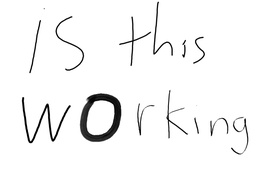
#> input picture writtenletters/test1.jpg, 256 x 171 px, shrunk from 1100 x 733 before the run, found by its file name
$ python main_instructionator2_color.py writtenletters/test1.jpg
#> lines starting #> are read from the running program, lines starting #| are printed output that depends on the picture; after the words box and inside, x2 and y2 are one past the last pixel; in counts of white or black regions, pixels touching at a corner belong together
#> in only_take_what_you_need, original_color_image is the input picture: PIL image 256x171 RGB; min 0, max 255, mean 244.4
### pictureprocess2.py
import numpy as np
from PIL import Image
from skimage.morphology import skeletonize
import letterdisplayer
import cv2
from sklearn.cluster import DBSCAN
import matplotlib.pyplot as plt

def detect_colors(pixel, threshold, factor):

    average = (pixel[0] + pixel[1] + pixel[2]) / 3
    if factor*average < threshold:
        return True
    else:
        return False

def make_black_or_white(letter_filename):

#> called with letter_filename = 'writtenletters/writtenletters/test1.jpg'
    threshold = 250
    factor = 1.2

    written_letter = Image.open(letter_filename)
    image_width, image_height = written_letter.size
    letter_grid = np.zeros((image_height, image_width))

    for y in range(image_height):
        for x in range(image_width):
            input_pixel = written_letter.getpixel((x, y))
            if detect_colors(input_pixel, threshold, factor):
                letter_grid[y,x] = 1

            else:
                letter_grid[y,x] = 0
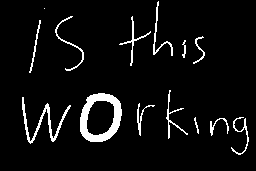
#> letter_grid: shape (171, 256) float64; values 0 (black) and 1 (white), 5.7% white; 14 white regions (1 under 20 px), largest, box (x1, y1, x2, y2) and area: (80, 93, 122, 142) 918, (22, 97, 71, 144) 410, (153, 1, 173, 56) 161

    return letter_grid


def simplify(letter_filename):
    written_letter_grid = make_black_or_white(letter_filename)
    slimmed_grid = skeletonize(written_letter_grid)
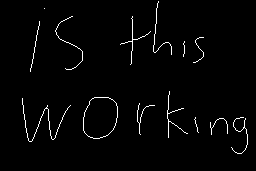
#> slimmed_grid: shape (171, 256) bool; 2% white in thin lines or dots, all inside (x1, y1, x2, y2) = (22, 1, 248, 154)

    grid_height, grid_width = slimmed_grid.shape
    new_slimmed_grid = np.zeros((grid_height,grid_width))
    for y in range(grid_height):
        for x in range(grid_width):
            if slimmed_grid[y,x] == True:
                new_slimmed_grid[y,x] = 1
            else:
                new_slimmed_grid[y,x] = 0
#> (the rest of the program and of its run is left out)
